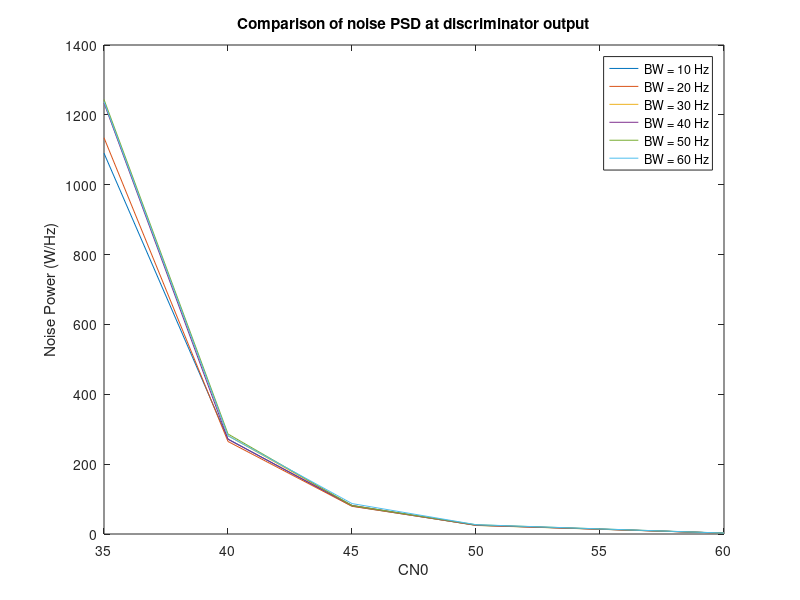
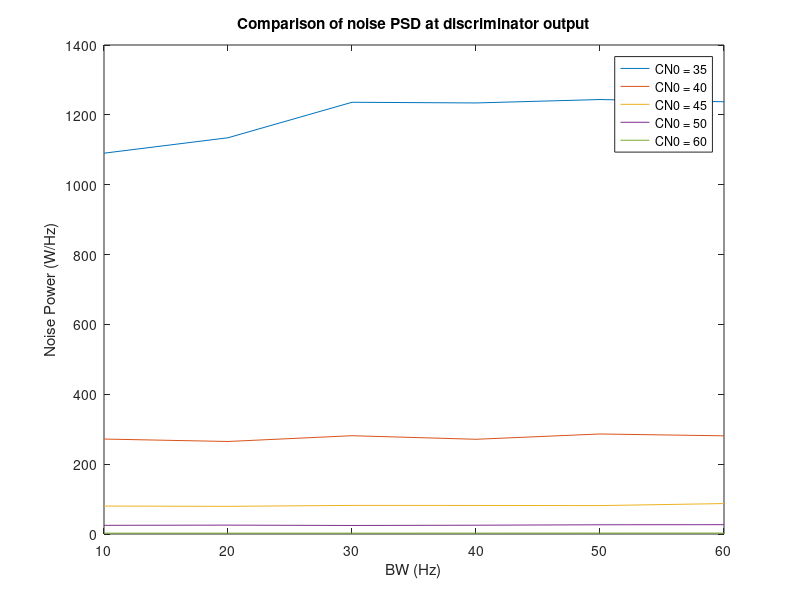
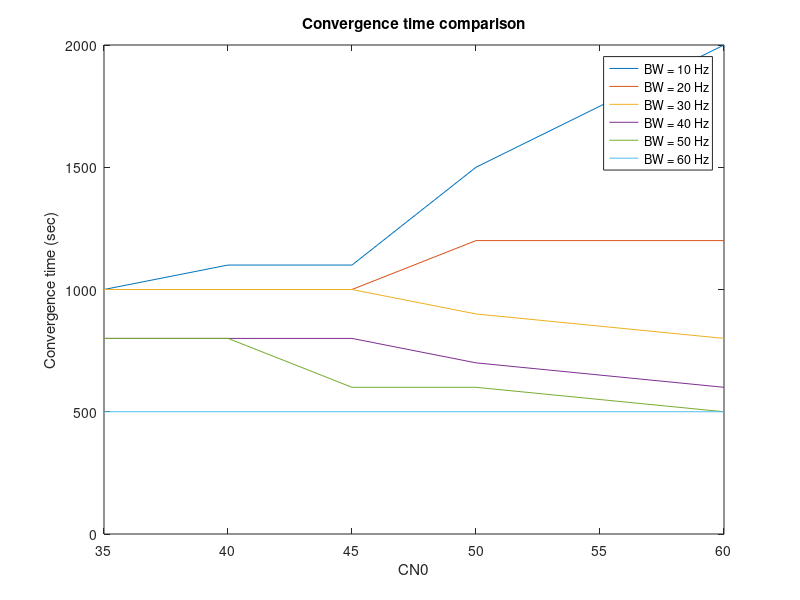
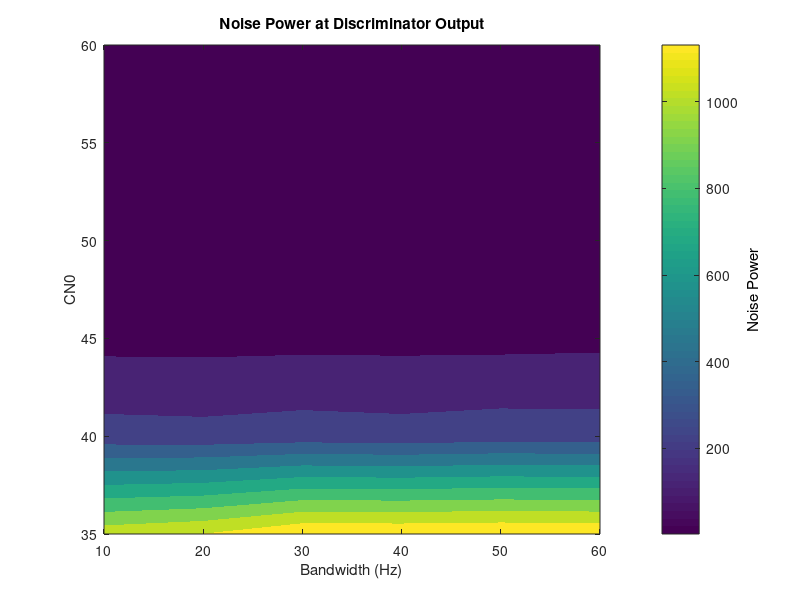

These charts were generated, in order, by the following MATLAB code:
clear all; close all; clc;
%% Noise charactization plots

Bl = [10 20 30 40 50 60];
cn0 = [35 40 45 50 60];
noisePowerBl10 = [1090.278549 271.844448 80.020182 24.870782 2.447463]; 
thresholdBl10 = [1000 1100 1100 1500 2000];
noisePowerBl20 = [1134.436031 264.879452 79.240616 25.433156 2.426378]; 
thresholdBl20 = [1000 1000 1000 1200 1200];
noisePowerBl30 = [1236.048311 281.420084 81.877807 24.411705 2.502479]; 
thresholdBl30 = [1000 1000 1000 900 800];
noisePowerBl40 = [1234.120404 271.186310 81.766125 25.189881 2.527062]; 
thresholdBl40 = [800 800 800 700 600];
noisePowerBl50 = [1243.855370 286.371578 81.335278 26.410251 2.656466]; 
thresholdBl50 = [800 800 600 600 500];
noisePowerBl60 = [1237.519903 281.098273 87.126546 26.700544 2.683888]; 
thresholdBl60 = [500 500 500 500 500];

noisePower = [noisePowerBl10' noisePowerBl20' noisePowerBl30' noisePowerBl40' noisePowerBl50' noisePowerBl60'];
noiseThreshold = [thresholdBl10' thresholdBl20' thresholdBl30' thresholdBl40' thresholdBl50' thresholdBl60'];

[BL,CN0] = meshgrid(Bl,cn0);

figure; plot(cn0, noisePowerBl10, ...
             cn0, noisePowerBl20, ...
             cn0, noisePowerBl30, ...
             cn0, noisePowerBl40, ...
             cn0, noisePowerBl50, ...
             cn0, noisePowerBl60);
xlabel('CN0'); ylabel('Noise Power (W/Hz)');
legend('BW = 10 Hz', 'BW = 20 Hz', 'BW = 30 Hz', 'BW = 40 Hz', 'BW = 50 Hz', 'BW = 60 Hz')
title('Comparison of noise PSD at discriminator output');

figure; plot(Bl, noisePower(1,:), ...
             Bl, noisePower(2,:), ...
             Bl, noisePower(3,:), ...
             Bl, noisePower(4,:), ...
             Bl, noisePower(5,:));
xlabel('BW (Hz)'); ylabel('Noise Power (W/Hz)');
legend('CN0 = 35', 'CN0 = 40', 'CN0 = 45', 'CN0 = 50', 'CN0 = 60')
title('Comparison of noise PSD at discriminator output');

figure; plot(cn0, thresholdBl10, ...
             cn0, thresholdBl20, ...
             cn0, thresholdBl30, ...
             cn0, thresholdBl40, ...
             cn0, thresholdBl50, ...
             cn0, thresholdBl60);
xlabel('CN0'); ylabel('Convergence time (sec)');
legend('BW = 10 Hz', 'BW = 20 Hz', 'BW = 30 Hz', 'BW = 40 Hz', 'BW = 50 Hz', 'BW = 60 Hz')
title('Convergence time comparison');

figure;
[~,ph] = contourf(BL, CN0, noisePower);
set(ph,'LineColor','none')
grid off;
xlabel('Bandwidth (Hz)'); ylabel('CN0'); 
k = colorbar;
set(get(k,'label'),'string', 'Noise Power');
title('Noise Power at Discriminator Output');
